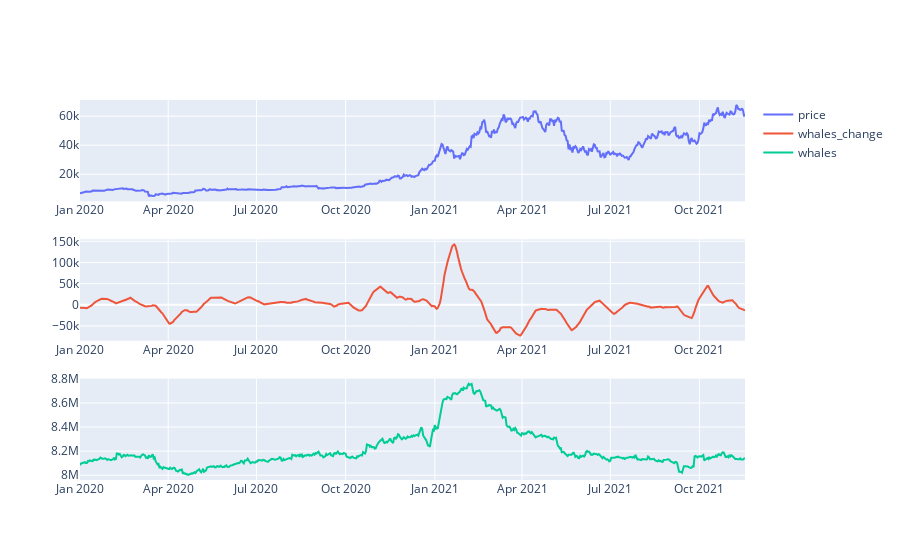

Notebook source saved alongside this figure:
### Code cell
plot_whale_change(data, 200, 15 ,30)

### Figure 1 — Plotly figure (JSON) as saved in the notebook; plotly's stock layout.template omitted (floating-point values rounded to 4 significant figures; data arrays with more than 128 entries replaced by an {"elided": "..."} marker saying what was removed)
{"data": [{"name": "price", "type": "scatter", "x": {"elided": "687 str values"}, "xaxis": "x", "y": {"elided": "687 float values"}, "yaxis": "y"}, {"name": "whales_change", "type": "scatter", "x": {"elided": "687 str values"}, "xaxis": "x2", "y": {"elided": "687 float values"}, "yaxis": "y2"}, {"name": "whales", "type": "scatter", "x": {"elided": "687 str values"}, "xaxis": "x3", "y": {"elided": "687 float values"}, "yaxis": "y3"}], "layout": {"xaxis": {"anchor": "y", "domain": [0, 1]}, "xaxis2": {"anchor": "y2", "domain": [0, 1]}, "xaxis3": {"anchor": "y3", "domain": [0, 1]}, "yaxis": {"anchor": "x", "domain": [0.7333, 1]}, "yaxis2": {"anchor": "x2", "domain": [0.3667, 0.6333]}, "yaxis3": {"anchor": "x3", "domain": [0, 0.2667]}}}
